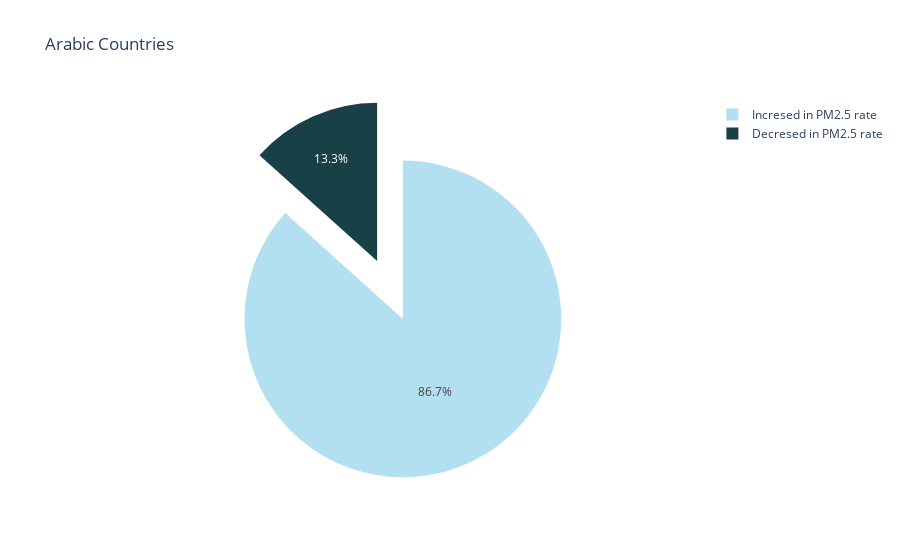

Notebook code cell kept with this figure:
### Markdown cell above
### These countries had the highest decrease on the pm2.5 , they were doing great regarding dcreseing it !

### Code cell
import plotly.graph_objects as go

labels = ['Incresed in PM2.5 rate','Decresed in PM2.5 rate']
values = [13, 2]

# pull is given as a fraction of the pie radius
fig = go.Figure(data=[go.Pie(labels=labels, values=values, pull=[0.2, 0.2, 0.2, 0.2],marker_colors=cols)] )
fig.update_layout(title_text='Arabic Countries')
fig.show()

### Figure 1 — Plotly figure (JSON) as saved in the notebook; plotly's stock layout.template omitted (floating-point values rounded to 4 significant figures)
{"data": [{"labels": ["Incresed in PM2.5 rate", "Decresed in PM2.5 rate"], "marker": {"colors": ["#B2E0F0", "#174147", "#BFD1D7"]}, "pull": [0.2, 0.2, 0.2, 0.2], "type": "pie", "values": [13, 2]}], "layout": {"title": {"text": "Arabic Countries"}}}
